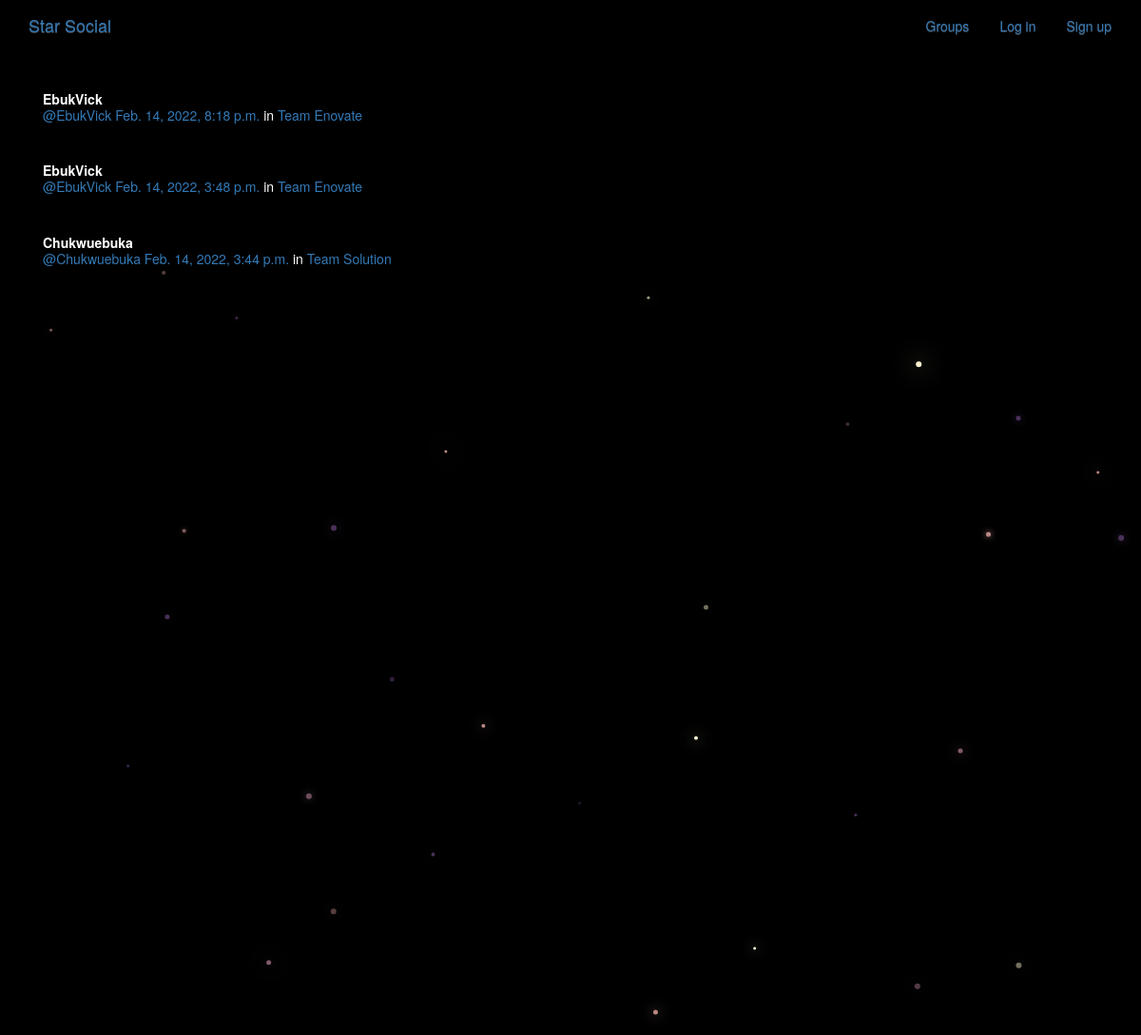
/posts/, run on the app's committed database.
### posts/models.py (models this page shows, shortened)
class Post(models.Model):
    user = models.ForeignKey(User, related_name='posts', on_delete=models.CASCADE)
    created_at = models.DateTimeField(auto_now=True)
    message = models.TextField()
    message_html = models.TextField(editable=False)
    group = models.ForeignKey(Group, related_name='posts', null=True, blank=True, on_delete=models.CASCADE)
    class Meta:
        ordering = ['-created_at']
        unique_together = ['user', 'message']

### groups/models.py (models this page shows, shortened)
class Group(models.Model):
    name = models.CharField(max_length=255, unique=True)
    slug = models.SlugField(allow_unicode=True, unique=True)
    description = models.TextField(blank=True, default='')
    description_html = models.TextField(editable=False, default='', blank=True)
    members = models.ManyToManyField(User, through='GroupMember')
    class Meta:
        ordering = ['name']

### posts/views.py (the view)
# urls.py: path('', views.PostList.as_view(), name='all'),
class PostList(SelectRelatedMixin, generic.ListView):
    model = models.Post
    select_related = ('user', 'group') # usually the foreign keys that the user belongs to

### posts/templates/posts/post_list.html (shortened to what this page needs)
{% extends "posts/post_base.html" %}
{% load humanize %}
{% block post_content %}
<div class="col-md-8">
	{% for post in post_list %}
	{% include "posts/_post.html" %}
	{% endfor %}
</div>
{% endblock %}

### posts/templates/posts/_post.html (shortened to what this page needs)
<div class="post media">
	<div class="media-body">
		<strong>{{ post.user.username }}</strong>
		<h5 class="media-heading">
			<span class="username"><a href="{% url 'posts:for_user' username=post.user.username %}">@{{ post.user.username }}</a></span>
			<time class="time"><a href="{% url 'posts:single' username=post.user.username pk=post.pk %}">{{ post.created_at }}</a></time>
			{% if post.group %}
			<span class="group-name">in <a href="#">{{ post.group.name }}</a></span>
			{% endif %}
		</h5>
	</div>
</div>

### static/simplesocial/css/master.css (style rules this page uses)
body { margin: 0; overflow: hidden; background-color: black; color:white; }

### data on the page
Post: user.username "EbukVick", created_at "Feb. 14, 2022, 8:18 p.m.", group.name "Team Enovate"
Post: user.username "EbukVick", created_at "Feb. 14, 2022, 3:48 p.m.", group.name "Team Enovate"
Post: user.username "Chukwuebuka", created_at "Feb. 14, 2022, 3:44 p.m.", group.name "Team Solution"
